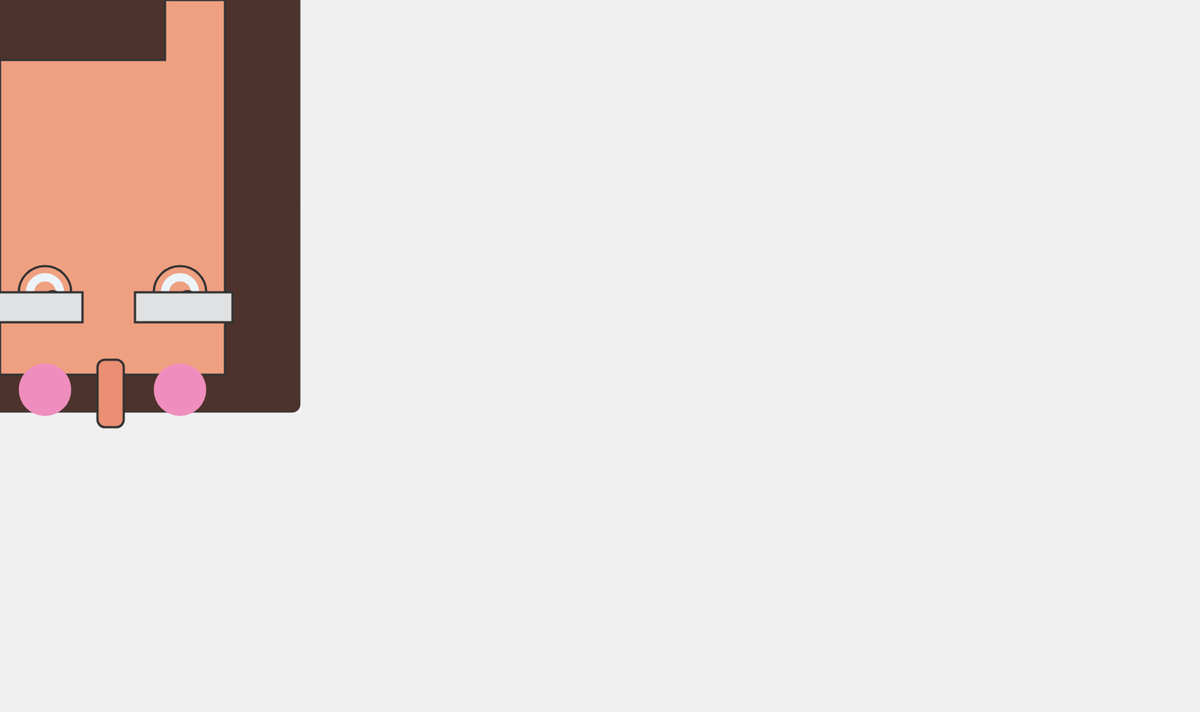
Frame 1 (no input)
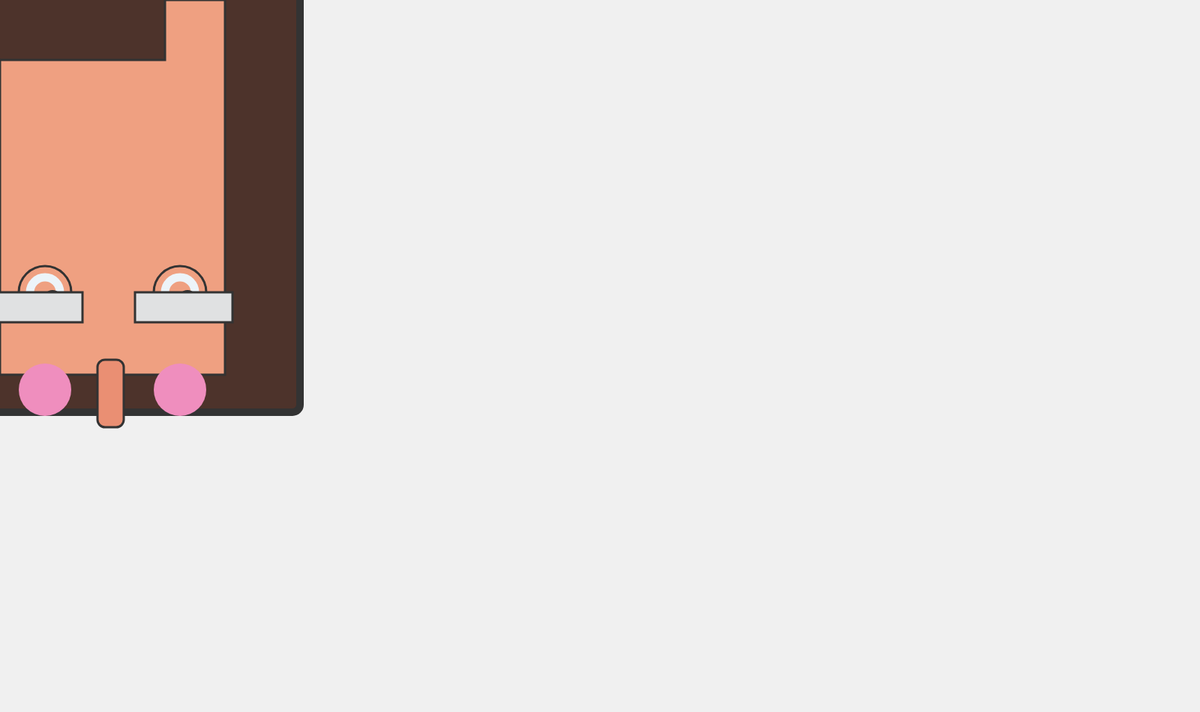
Frame 60 (no input)
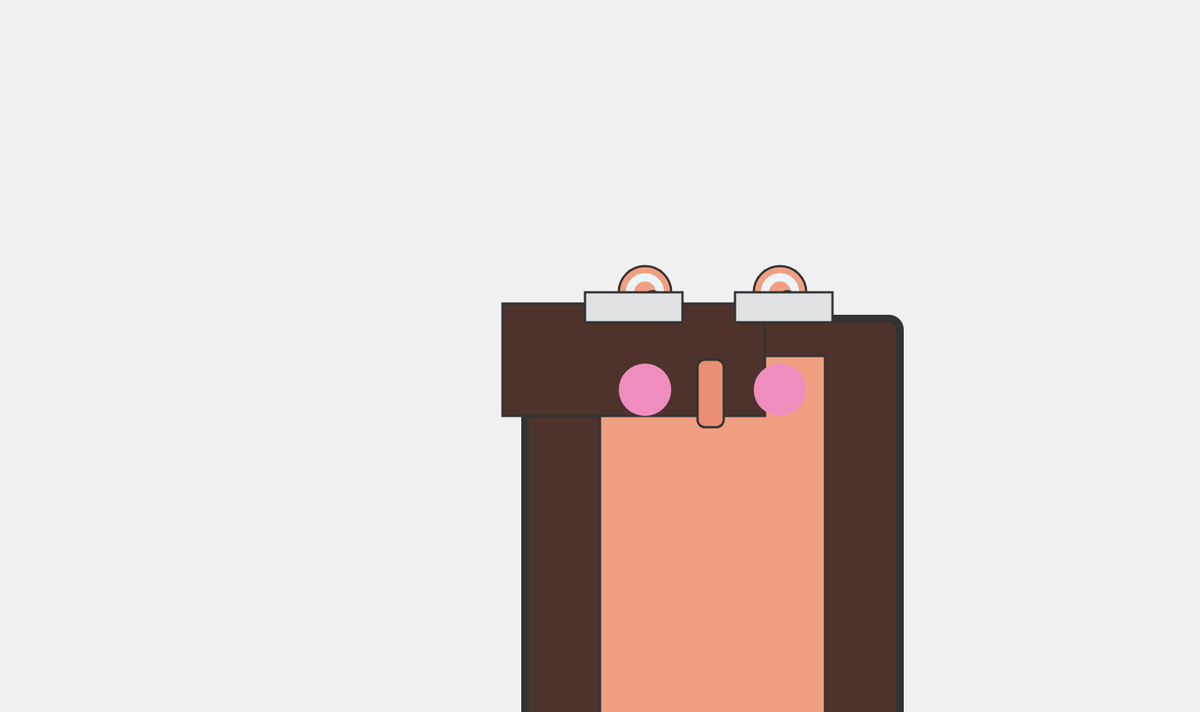
Frame 120 (the mouse pressed at the canvas centre since frame 60)

The p5.js sketch that drew these frames (run headless with seeded random() and noise() and a simulated clock; from frame 60 on, the mouse is pressed at the canvas centre):

// p5.js sketch
// ── sketch.js

function setup() {
	createCanvas(1600, 950);
}
var eyeSize= 70
var eyeWhiteSize= 40
var puppilsSize= 15
var cheeksSize= 70
var whiteEyeY= 390
var puppilsEyeY= 400
var glassesSizeW= 130
var glassesSizeH= 40
var glassesEyeY= 390
var cheeksY= 520
var hairY= 200
var faceY= 250
var hairTopY= 180



function draw() {
	background('#F0F0F0');
	var x = mouseX;
	var y = mouseY;

	
// hair
fill('#4D332B');
stroke(51);
rect(mouseX-100, mouseY-50, 500, 600, 20,15,10,5)


// face
fill('#EFA081');
stroke(51);
strokeWeight(3);
rect(mouseX, mouseY, 300, 500,)

// hairtop
fill('#4D332B');
stroke(51);
strokeWeight(3);
rect(mouseX-130, mouseY-70, 350, 150,)

// eyes
fill('#EFA081');
stroke(51);
strokeWeight(3);
ellipse(mouseX+60, whiteEyeY, eyeSize, );
ellipse(mouseX+240, whiteEyeY, eyeSize, );
// white eyes
stroke('#EDF4F9');
strokeWeight(11);
ellipse(mouseX+60, whiteEyeY, eyeWhiteSize);
ellipse(mouseX+240, whiteEyeY, eyeWhiteSize);
// pupils
fill('#020202');
stroke(51);
ellipse(mouseX+70, puppilsEyeY, puppilsSize);
ellipse(mouseX+250, puppilsEyeY, puppilsSize);
// glasses
fill('#E0E1E2');
strokeWeight(3);
rect(mouseX-20, glassesEyeY, glassesSizeW,glassesSizeH)
rect(mouseX+180, glassesEyeY, glassesSizeW, glassesSizeH)

//nose
fill('#EA8F73');
stroke(51);
strokeWeight(3);
rect(mouseX+130, 480, 35, 90,10)
//cheeks
fill('#EF8EBE');
noStroke();
ellipse(mouseX+60, cheeksY, cheeksSize);
ellipse(mouseX+240, cheeksY, cheeksSize);
//lips
fill('#F498C2');
stroke('#F23B8E');
strokeWeight(10);
// rect(mouseX+70, 620, 140, mouthSize,10)
}

// ── style.css
body{
 background-color: #F0F0F0;
  font-family: 'Roboto', sans-serif;

}
h1, h2{
  font-family: 'Vidaloka', serif;
  font-size: 7em;
}
#color{
  color: red;
}
#about{
  float: right;
}
h1, h2{
  text-align: center;
  /* margin-top: 20am; */
}
.wrap {
  height: 100%;
  display: flex;
  align-items: center;
  /* justify-content: center; */
}

.button {
  width: 150px;
  height: 45px;
  font-family: 'Roboto', sans-serif;
  font-size: 12px;
  text-transform: uppercase;
  letter-spacing: 2.5px;
  font-weight: 500;
  color: #000;
  background-color: #fff;
  border: none;
  border-radius: 45px;
  box-shadow: 0px 8px 15px rgba(0, 0, 0, 0.1);
  transition: all 0.3s ease 0s;
  cursor: pointer;
  outline: none;
  }

.button:hover {
box-shadow: 0px 15px 20px rgb(190,190,190);

  color: #fff;
  transform: translateY(-7px);
}
/* code was taken from https://codepen.io/seme332/pen/reJOwo */
.color{
  color: #606060;
}
.color1{
  color: 	#888888;
}
.color2{
  color: #303030;
}
p{
  width: 500px;

}
.row{
  padding-top: 12em;
margin: auto;
}
.column{
  padding-left: 20em;

}
.around{
  padding-top: 2em;
}
a:link {
    text-decoration: none;
}
a:visited {
    text-decoration: none;
}
a{
  color: black;
}
ul a:hover {
    text-decoration: line-through;
    color: #303030;
}
ul a{
  font-family: 'Vidaloka', serif;
  font-size: 7em;
}
ul{
  text-align: center;

}
li{
  color: #303030;
}
